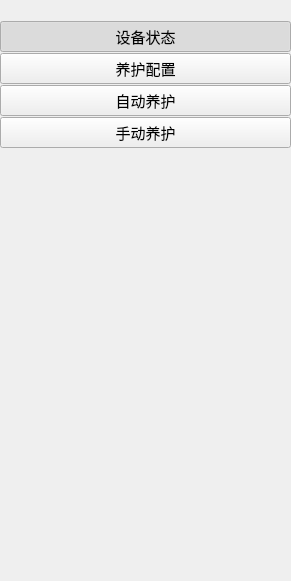
     <widget class="QWidget" name="deviceWidget" native="true">
      <property name="geometry">
       <rect>
        <x>0</x>
        <y>0</y>
        <width>291</width>
        <height>581</height>
       </rect>
      </property>
      <widget class="QWidget" name="layoutWidget_2">
       <property name="geometry">
        <rect>
         <x>0</x>
         <y>20</y>
         <width>291</width>
         <height>130</height>
        </rect>
       </property>
       <layout class="QVBoxLayout" name="verticalLayout_3">
        <property name="spacing">
         <number>0</number>
        </property>
        <property name="sizeConstraint">
         <enum>QLayout::SizeConstraint::SetNoConstraint</enum>
        </property>
        <item>
         <widget class="QPushButton" name="btnDeviceStatus">
          <property name="sizePolicy">
           <sizepolicy hsizetype="Minimum" vsizetype="Maximum">
            <horstretch>0</horstretch>
            <verstretch>0</verstretch>
           </sizepolicy>
          </property>
          <property name="font">
           <font>
            <pointsize>11</pointsize>
           </font>
          </property>
          <property name="text">
           <string>设备状态</string>
          </property>
          <property name="icon">
           <iconset theme="QIcon::ThemeIcon::FolderOpen"/>
          </property>
          <property name="checkable">
           <bool>true</bool>
          </property>
          <property name="checked">
           <bool>true</bool>
          </property>
         </widget>
        </item>
        <item>
         <widget class="QPushButton" name="btnCareConfig">
          <property name="font">
           <font>
            <pointsize>11</pointsize>
           </font>
          </property>
          <property name="text">
           <string>养护配置</string>
          </property>
          <property name="icon">
           <iconset theme="QIcon::ThemeIcon::DocumentProperties"/>
          </property>
          <property name="checkable">
           <bool>true</bool>
          </property>
          <property name="checked">
           <bool>false</bool>
          </property>
         </widget>
        </item>
        <item>
         <widget class="QPushButton" name="btnAutoCare">
          <property name="font">
           <font>
            <pointsize>11</pointsize>
           </font>
          </property>
          <property name="text">
           <string>自动养护</string>
          </property>
          <property name="icon">
           <iconset theme="applications-development"/>
          </property>
          <property name="checkable">
           <bool>true</bool>
          </property>
          <property name="checked">
           <bool>false</bool>
          </property>
         </widget>
        </item>
        <item>
         <widget class="QPushButton" name="btnManualCare">
          <property name="font">
           <font>
            <pointsize>11</pointsize>
           </font>
          </property>
          <property name="text">
           <string>手动养护</string>
          </property>
          <property name="icon">
           <iconset theme="applications-development"/>
          </property>
          <property name="checkable">
           <bool>true</bool>
          </property>
          <property name="checked">
           <bool>false</bool>
          </property>
         </widget>
        </item>
       </layout>
      </widget>
     </widget>
